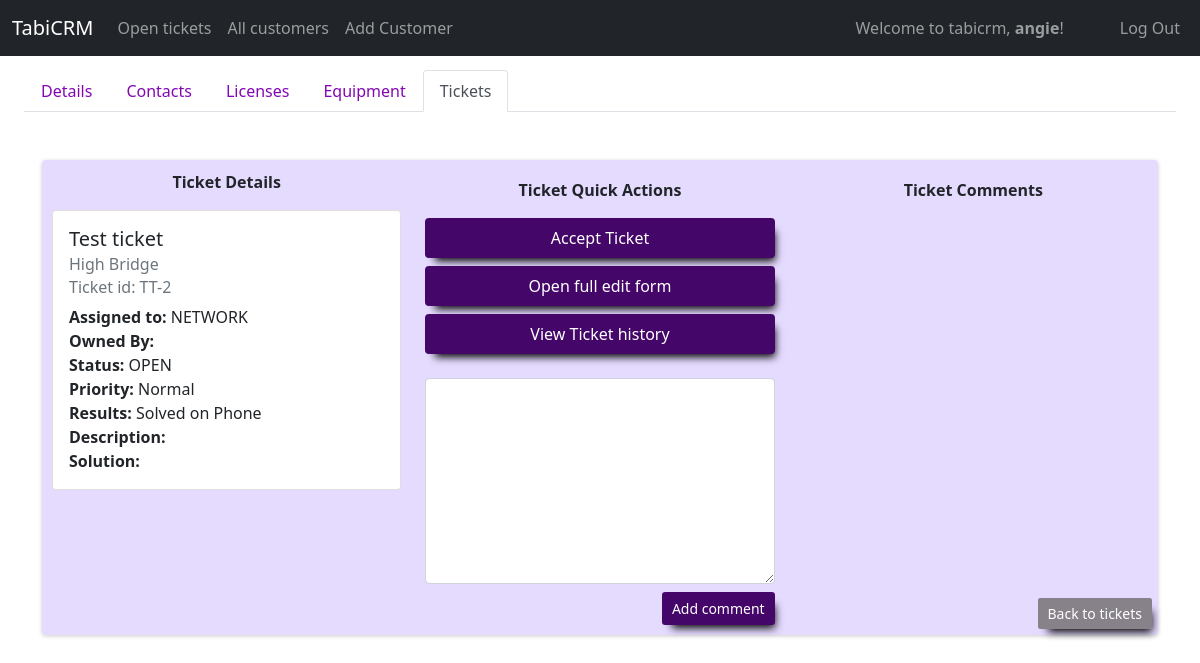
The app's page /view_single_ticket/2 (signed in), older data.
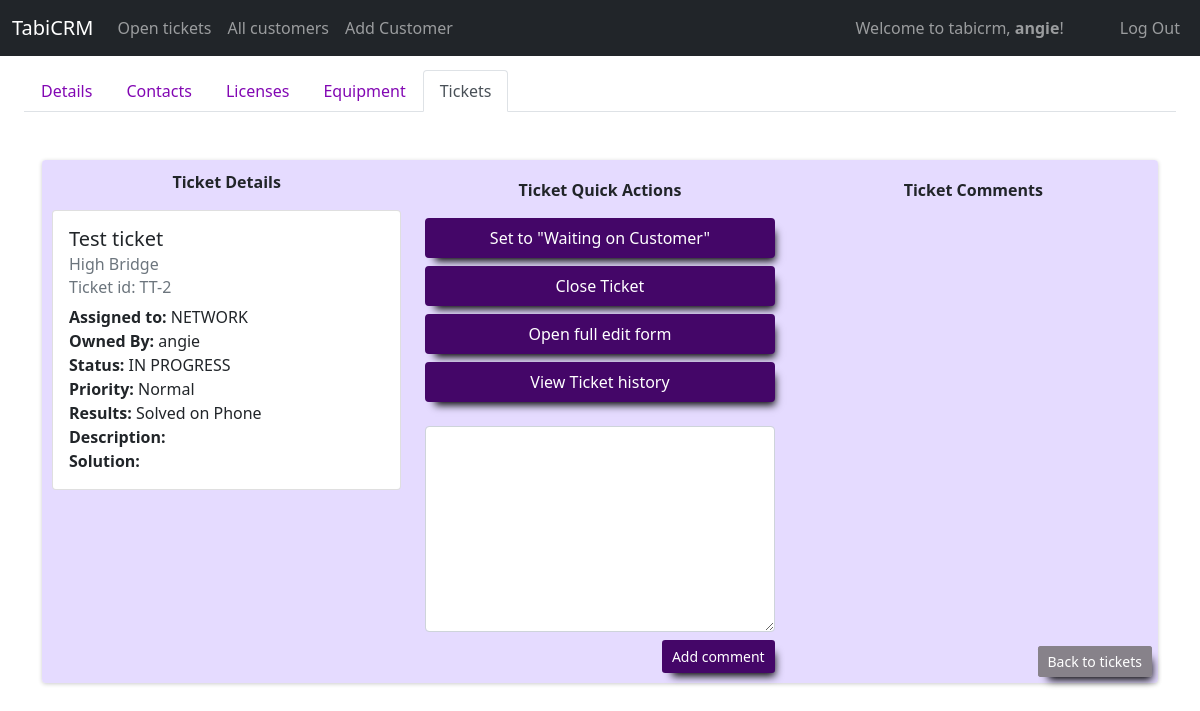
The same page, newer data.
### tabicrm/models.py (models this page shows, shortened)
class Ticket(models.Model):
    OPEN='OPEN'
    IN_PROGRESS='IN PROGRESS'
    WAITING_ON_CUSTOMER = 'WAITING ON CUSTOMER'
    CLOSED = 'CLOSED'
    LOW = 'LOW'
    NORMAL = 'NORMAL'
    HIGH = 'HIGH'
    URGENT = 'URGENT'
    SOLVED_ON_PHONE = 'SOLVED ON PHONE'
    SERVER_SERVICE = 'SERVER SERVICE'
    ROUTER_SERVICE = 'ROUTER SERVICE'
    CONTRACT_SERVICE = 'CONTRACT SERVICE'
    NON_CONTRACT_SERVICE = 'NON-CONTRACT SERVICE'
    NETWORK_SUPPORT_TEAM = "NETWORK SUPPORT"
    SOFTWARE_SUPPORT_TEAM = "SOFTWARE SUPPORT"
    SERVER_SUPPORT_TEAM = "SERVER SUPPORT"
    HARDWARE_SUPPORT_TEAM = "HARDWARE SUPPORT"
    SALES_TEAM = "SALES"
    DEVELOPMENT_TEAM = "DEVELOPMENT"
    STATUS_CHOICES = [
        (OPEN, 'OPEN'),
        (IN_PROGRESS, 'IN PROGRESS'),
        (WAITING_ON_CUSTOMER, 'WAITING ON CUSTOMER'),
        (CLOSED, 'CLOSED')
    ]
    PRIORITY_CHOICES = [
        (LOW, 'LOW'),
        (NORMAL, 'NORMAL'),
        (HIGH, 'HIGH'),
        (URGENT, 'URGENT')
    ]
    RESULTS_CHOICES = [
        (SOLVED_ON_PHONE, 'SOLVED ON PHONE'),
        (SERVER_SERVICE, 'SERVER SERVICE'),
        (ROUTER_SERVICE, 'ROUTER SERVICE'),
        (CONTRACT_SERVICE, 'CONTRACT SERVICE'),
        (NON_CONTRACT_SERVICE, 'NON-CONTRACT SERVICE')
    ]
    TEAM_CHOICES = [
        (NETWORK_SUPPORT_TEAM, "NETWORK SUPPORT"),
        (SOFTWARE_SUPPORT_TEAM, "SOFTWARE SUPPORT"),
        (SERVER_SUPPORT_TEAM, "SERVER SUPPORT"),
        (HARDWARE_SUPPORT_TEAM, "HARDWARE SUPPORT"),
        (SALES_TEAM, "SALES"),
        (DEVELOPMENT_TEAM, "DEVELOPMENT")
    ]
    id = models.AutoField(primary_key=True)
    customer = models.ForeignKey(Customer, on_delete=CASCADE, related_name="customer_ticket")
    assigned_to = models.CharField(max_length=255, choices=TEAM_CHOICES, default=SOFTWARE_SUPPORT_TEAM)
    owned_by = models.ForeignKey(User, on_delete=SET_NULL, related_name="ticket_ownedby", blank=True, null=True)
    title = models.CharField(max_length=255)
    status =  models.CharField(max_length=255, choices=STATUS_CHOICES, default=OPEN)
    priority = models.CharField(max_length=255, choices=PRIORITY_CHOICES, default=NORMAL)
    results = models.CharField(max_length=255, choices=RESULTS_CHOICES, default=SOLVED_ON_PHONE)
    description = models.TextField(blank=True, null=True)
    solution = models.TextField(blank=True, null=True)
    added_by = models.ForeignKey(User, on_delete=SET_NULL, related_name="ticket_addedby", blank=True, null=True)
    updated_by = models.ForeignKey(User, on_delete=SET_NULL, related_name="ticket_updatedon", blank=True, null=True)
    created_on = models.DateTimeField(auto_now_add=True)
    updated_on = models.DateTimeField(auto_now=True)

class User(AbstractUser):
    id = models.AutoField(primary_key=True)
    role = models.CharField(max_length=64)
    title = models.CharField(max_length=64, null=True, blank=True)
    department = models.CharField(max_length=64, null=True, blank=True)
    extension = models.CharField(max_length=64, null=True, blank=True)
    cellphone = models.CharField(max_length=64, null=True, blank=True)
    street = models.CharField(max_length=64, null=True, blank=True)
    city = models.CharField(max_length=64, null=True, blank=True)
    state = models.CharField(max_length=64, null=True, blank=True)
    zip = models.CharField(max_length=64, null=True, blank=True)
    country = models.CharField(max_length=64, null=True, blank=True)

### tabicrm/views/ticket.py (the view)
# urls.py: path("view_single_ticket/<int:ticketId>", views.view_single_ticket, name="view_single_ticket"),
@login_required
def view_single_ticket(request, ticketId):
    if request.method == "GET":
        ticket = Ticket.objects.get(id = ticketId)
        customer = ticket.customer
        ticketComments = TicketComment.objects.filter(ticket = ticket)
        ticketHistory = TicketHistory.objects.filter(ticket = ticket)
        commentForm = forms.NewTicketCommentForm()
        ticketForm = forms.NewTicketForm(initial={
            'assigned_to': ticket.assigned_to,
            'status': ticket.status,
            'priority': ticket.priority,
            'results': ticket.results,
            'title':ticket.title,
            'description': ticket.description,
            'solution': ticket.solution
        })
        return render(request,"tabicrm/full_forms/full_edit_ticket.html", {
            "ticket": ticket,
            'customer': customer,
            'ticketComments': ticketComments,
            'ticketHistory': ticketHistory,
            'cust_tickets': True,
            'commentForm':commentForm,
            'editTicketForm': ticketForm })

### tabicrm/forms.py
class NewTicketCommentForm(ModelForm):
    class Meta:
        model = TicketComment
        fields = (
            'comment',
        )
        widgets = {
            'comment': Textarea(attrs={'rows': 8,'class': "form-control mb-2", 'placeholder': ""}),
        }

### tabicrm/templates/tabicrm/full_forms/full_edit_ticket.html (shortened to what the changed rows need)
{% extends "tabicrm/layout.html" %}
{% load static %}
{% load humanize %}
{% block body %}
<div class="container-fluid mt-2">
    <div class="container">
        <div class="form-background mb-5 mt-5">
            <div class="row">
                <div class="col-12 col-lg-4">
                    <div class="card">
                        <div class="card-body">
                            <h5 class="card-title">{{ticket.title}}</h5>
                            <h6 class="card-subtitle mb-2 text-muted">{{customer.name}}</h6>
                            <h6 class="card-subtitle mb-2 text-muted">Ticket id: TT-{{ticket.id}}</h6>
                            <p class="card-text">
                                <strong>Assigned to:</strong> {{ticket.assigned_to}}<br />
                                <strong>Owned By:</strong> {% if ticket.owned_by%} {{ticket.owned_by}}{% endif %}<br />
                                <strong>Status:</strong> {{ticket.status}}<br />
                                <strong>Priority:</strong> {{ticket.priority}}<br />
                                <strong>Results:</strong> {{ticket.results}}<br />
                                <strong>Description:</strong> {{ticket.description}}<br />
                                <strong>Solution:</strong> {{ticket.solution}}<br />
                            </p>
                        </div>
                    </div>
                </div>
                <div class="col-12 col-lg-4">
                    <div class="d-grid gap-2">
                        {% if not ticket.status == 'CLOSED' %}
                        {% if not ticket.owned_by == request.user %}
                        <form action="{% url 'ticket_actions' ticket.id %}" method="POST">
                            <div class="d-grid gap-2">
                                <button type="submit" class="btn btn-logo">Accept Ticket</button>
                            </div>
                        </form>
                        {% endif%}
                        {% endif%}
                        {% if ticket.owned_by == request.user %}
                        {% if not ticket.status == 'CLOSED' %}
                        {% if not ticket.status == "WAITING ON CUSTOMER" %}
                        <form action="{% url 'ticket_actions' ticket.id %}" method="POST">
                            <div class="d-grid gap-2">
                                <button type="submit" class="btn btn-logo">Set to "Waiting on Customer"</button>
                            </div>
                        </form>
                        {% endif %}
                        {% endif %}
                        {% if not ticket.status == 'CLOSED' %}
                        <form action="{% url 'ticket_actions' ticket.id %}" method="POST">
                            <div class="d-grid gap-2">
                                <button type="submit" class="btn btn-logo">Close Ticket</button>
                            </div>
                        </form>
                        {% endif%}
                        {% endif%}
                    </div>
                </div>
            </div>
        </div>
    </div>
    {% endblock %}

Row changes from the older to the newer data that the page shows:
changed Ticket "Test ticket": owned_by (not shown) → "angie"; status "OPEN" → "IN PROGRESS"; owned_by_id empty → 2 (drawn)
Text that changed along with them:
text no longer shown: "Accept Ticket"
text now shown: "Set to \"Waiting on Customer\" Close Ticket"
